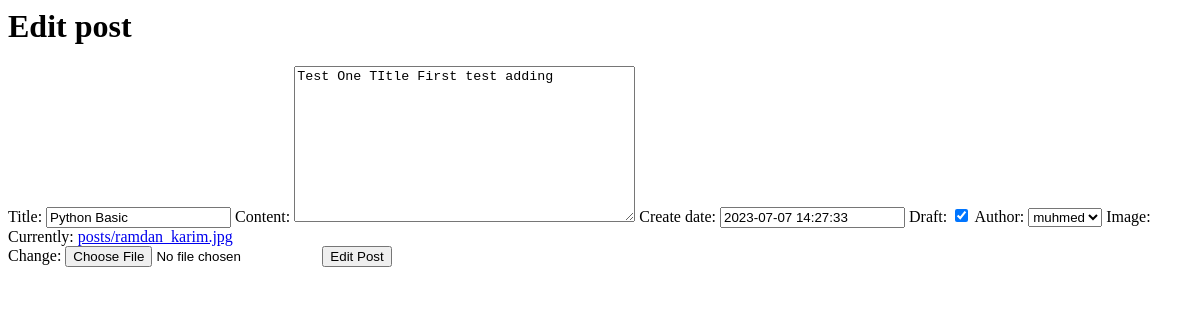
/blog/1/edit, run on an earlier commit of the app's database.
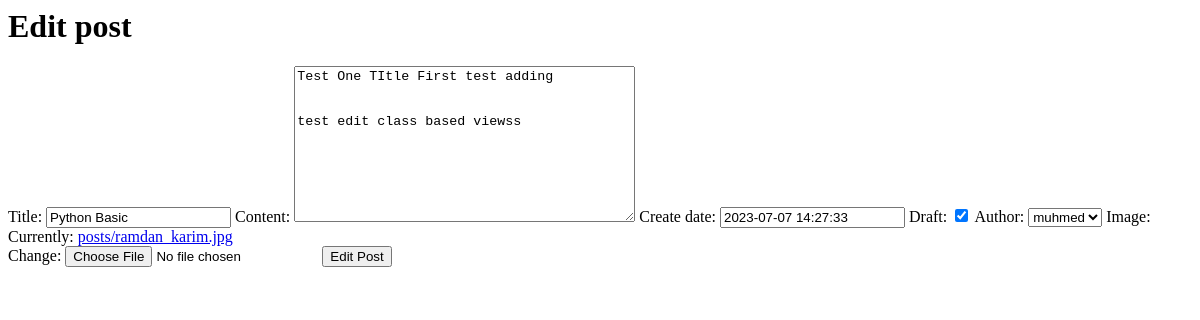
And on a later commit of the database.
### blog/models.py (models this page shows, shortened)
class Post(models.Model):
    title = models.CharField(max_length=100)
    content = models.TextField(max_length=300000)
    create_date = models.DateTimeField(default=timezone.now())
    draft = models.BooleanField(default=True)
    tags = TaggableManager()
    author = models.ForeignKey(User,on_delete=models.SET_NULL,null=True,blank=True,related_name='post_user')
    image =  models.ImageField(upload_to='posts')

### blog/views.py (the view)
# urls.py: path('blog/<int:pk>/edit', PostUpdate.as_view()),
class PostUpdate(UpdateView):
    model = Post
    fields =  ['title','content','create_date','draft','tags','author','image']
    success_url = '/blog'
    template_name = 'blog/edit_post.html'

### blog/templates/blog/edit_post.html (shortened to what this page needs)
<h1>Edit post</h1>
<form method="post" enctype="multipart/form-data">
    {{form}}
    <input type="submit" value="Edit Post">
</form>

What changed in the data, as far as the page shows it:
changed Post "Python Basic": content "Test One TItle First test adding" → "Test One TItle First test adding test edit class based viewss"
